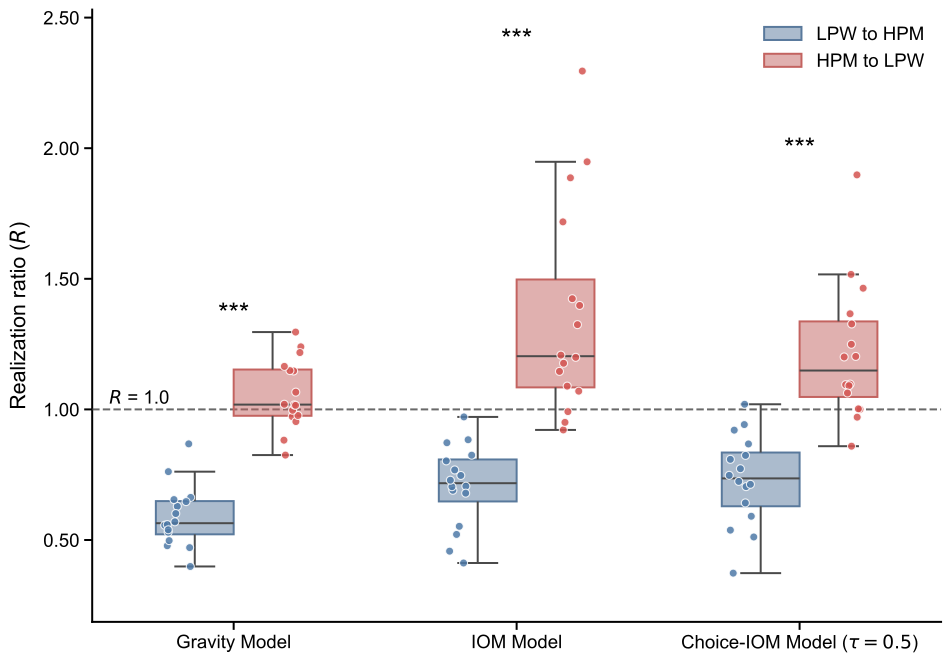

Write Python code to recreate this figure.
import os

import matplotlib

matplotlib.use("Agg")
import matplotlib.pyplot as plt
import matplotlib.ticker as ticker
import pandas as pd
import seaborn as sns
from scipy.stats import wilcoxon


SCRIPT_DIR = os.path.dirname(os.path.abspath(__file__))
DATA_FILES = {
    "Gravity Model": os.path.join(SCRIPT_DIR, "Fig4A_real_gravity.csv"),
    "IOM Model": os.path.join(SCRIPT_DIR, "Fig4A_real_iom.csv"),
    "Choice-IOM Model ($\\tau = 0.5$)": os.path.join(SCRIPT_DIR, "Fig4A_real_choice.csv"),
}

OUTPUT_DIR = SCRIPT_DIR

FLOW_LPW_TO_HPM = "LPW_to_HPM"
FLOW_HPM_TO_LPW = "HPM_to_LPW"
FLOW_LABELS = [FLOW_LPW_TO_HPM, FLOW_HPM_TO_LPW]
FLOW_DISPLAY = {
    FLOW_LPW_TO_HPM: "LPW to HPM",
    FLOW_HPM_TO_LPW: "HPM to LPW",
}
PALETTE = {
    FLOW_LPW_TO_HPM: "#4E79A7",
    FLOW_HPM_TO_LPW: "#D35450",
}

FIG_SIZE = (10, 7)
REQUIRED_COLUMNS = {
    "city",
    "flow_type",
    "Sum_Observed_Flow",
    "Sum_Predicted_Flow",
    "Realization_Ratio_R",
}


def validate_columns(df, required_columns, source_name):
    missing = sorted(required_columns - set(df.columns))
    if missing:
        raise ValueError(f"{source_name} is missing required columns: {missing}")


def load_and_prepare_data(file_map):
    all_dfs = []
    for model_name, path in file_map.items():
        df = pd.read_csv(path)
        validate_columns(df, REQUIRED_COLUMNS, path)
        df = df.copy()
        df["Model"] = model_name
        df["flow_type"] = df["flow_type"].astype(str).str.strip()
        df["Realization_Ratio_R"] = pd.to_numeric(df["Realization_Ratio_R"], errors="coerce")
        df = df[df["flow_type"].isin(FLOW_LABELS)]
        all_dfs.append(df)

    if not all_dfs:
        return None

    combined_df = pd.concat(all_dfs, ignore_index=True)
    model_order = list(file_map.keys())
    combined_df["Model"] = pd.Categorical(combined_df["Model"], categories=model_order, ordered=True)
    combined_df["flow_type"] = pd.Categorical(combined_df["flow_type"], categories=FLOW_LABELS, ordered=True)
    return combined_df


def perform_statistical_tests(df):
    p_values = {}
    for model_name in df["Model"].unique():
        model_data = df[df["Model"] == model_name]
        r_red = model_data[model_data["flow_type"] == FLOW_HPM_TO_LPW]["Realization_Ratio_R"]
        r_blue = model_data[model_data["flow_type"] == FLOW_LPW_TO_HPM]["Realization_Ratio_R"]
        stat, p = wilcoxon(r_blue, r_red)
        p_values[model_name] = p
    return p_values


def p_value_to_stars(p):
    if p < 0.001:
        return "***"
    if p < 0.01:
        return "**"
    if p < 0.05:
        return "*"
    return "ns"


def create_and_save_plot(df, p_values):
    plt.rcParams["font.family"] = "sans-serif"
    plt.rcParams["font.sans-serif"] = ["Arial"]
    plt.rcParams["xtick.direction"] = "out"
    plt.rcParams["ytick.direction"] = "out"

    fig, ax = plt.subplots(figsize=FIG_SIZE, dpi=300)

    box_plot = sns.boxplot(
        data=df,
        x="Model",
        y="Realization_Ratio_R",
        hue="flow_type",
        palette=PALETTE,
        showfliers=False,
        width=0.55,
        ax=ax,
        hue_order=FLOW_LABELS,
        linewidth=1.5,
        zorder=10,
    )

    for patch in box_plot.patches:
        r, g, b, a = patch.get_facecolor()
        patch.set_facecolor((r, g, b, 0.5))
        patch.set_edgecolor((r, g, b, 1.0))

    sns.stripplot(
        data=df,
        x="Model",
        y="Realization_Ratio_R",
        hue="flow_type",
        palette=PALETTE,
        dodge=True,
        jitter=True,
        size=6,
        edgecolor="white",
        linewidth=0.8,
        alpha=0.85,
        ax=ax,
        hue_order=FLOW_LABELS,
        zorder=20,
    )

    ax.yaxis.set_major_formatter(ticker.FormatStrFormatter("%.2f"))
    ax.yaxis.set_major_locator(ticker.MultipleLocator(0.5))
    ax.yaxis.set_minor_locator(ticker.NullLocator())

    global_max_y = df["Realization_Ratio_R"].max()
    max_plot_limit = global_max_y

    for i, model_name in enumerate(df["Model"].cat.categories):
        p_star = p_value_to_stars(p_values[model_name])
        model_data = df[df["Model"] == model_name]
        current_max = model_data["Realization_Ratio_R"].max()
        text_y_pos = current_max * 1.05

        ax.text(i, text_y_pos, p_star, ha="center", va="center", fontsize=20, color="black", zorder=30)

        if text_y_pos > max_plot_limit:
            max_plot_limit = text_y_pos

    ax.set_ylim(bottom=df["Realization_Ratio_R"].min() * 0.5, top=max_plot_limit * 1.05)

    ax.axhline(1.0, ls="--", color="#444444", lw=1.5, alpha=0.8, zorder=5)
    ax.text(0.02, 0.35, "$R$ = 1.0", transform=ax.transAxes, fontsize=14, ha="left", va="bottom")

    ax.set_xlabel("", fontsize=16)
    ax.set_ylabel("Realization ratio ($R$)", fontsize=16, labelpad=10)

    for spine in ["left", "bottom"]:
        ax.spines[spine].set_linewidth(1.5)
        ax.spines[spine].set_color("black")

    sns.despine(top=True, right=True)

    ax.tick_params(axis="x", labelsize=14, width=1.5, length=6)
    ax.tick_params(axis="y", which="major", labelsize=14, width=1.5, length=6)
    ax.tick_params(axis="y", which="minor", width=1.0, length=3)

    handles, labels = ax.get_legend_handles_labels()
    ax.legend(
        handles[:2],
        [FLOW_DISPLAY[label] for label in FLOW_LABELS],
        fontsize=14,
        loc="upper right",
        frameon=False,
        bbox_to_anchor=(1, 1),
    )

    plt.tight_layout()

    os.makedirs(OUTPUT_DIR, exist_ok=True)

    png_path = os.path.join(OUTPUT_DIR, "Fig4A.png")
    svg_path = os.path.join(OUTPUT_DIR, "Fig4A.svg")

    plt.savefig(png_path, dpi=300, bbox_inches="tight")
    plt.savefig(svg_path, format="svg", bbox_inches="tight")

    print(f"Figure saved:\n  {png_path}\n  {svg_path}")
    plt.show()


if __name__ == "__main__":
    main_df = load_and_prepare_data(DATA_FILES)
    if main_df is not None:
        p_vals = perform_statistical_tests(main_df)
        create_and_save_plot(main_df, p_vals)
